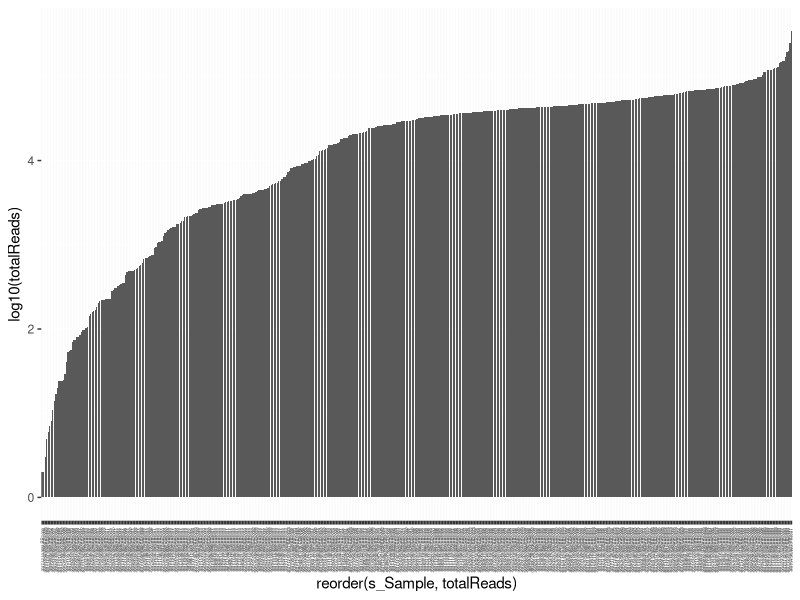
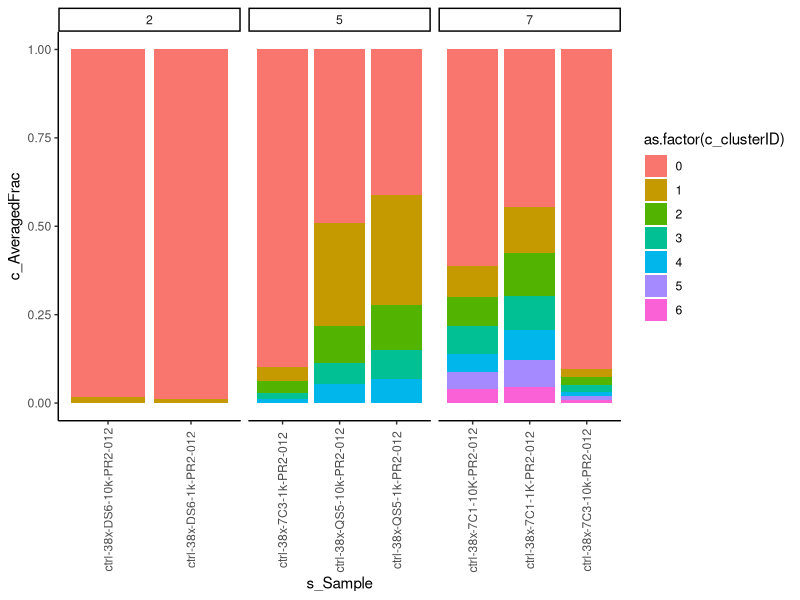

These charts were generated, in order, by the following R code:
library(tidyverse)
library(ggpubr)
setwd("~/bin/ama1/prism2")


seekdeep <- read_tsv("data/pfama1_sampInfo.tab.txt")

#################################
# comparison of reads by sample #
#################################

run_summary <- seekdeep %>%
  group_by(s_Sample) %>%
  summarise(totalReads = sum(c_ReadCnt))

run_summary_plot <- ggplot(run_summary,
  aes(x = reorder(s_Sample, totalReads), y = log10(totalReads))) +
  geom_bar(stat = 'identity') +
  theme(axis.text.x = element_text(angle = 90, vjust = 0.5, size = 3))

ggsave("plots/run_summary.png", run_summary_plot, width = 10, height = 8)

########################################
# comparison of haplotypes in controls #
########################################

controls <- seekdeep %>%
  filter(grepl('ctrl', s_Sample))
control_bars <- ggplot(controls,
    aes(x = s_Sample, y = c_AveragedFrac, fill = as.factor(c_clusterID))) +
  geom_bar(stat = 'identity') +
  facet_grid(~s_COI, scales = 'free') +
  theme_classic() +
  theme(axis.text.x = element_text(angle = 90, vjust = 0.5))

ggsave("plots/control_bars.png", control_bars)
